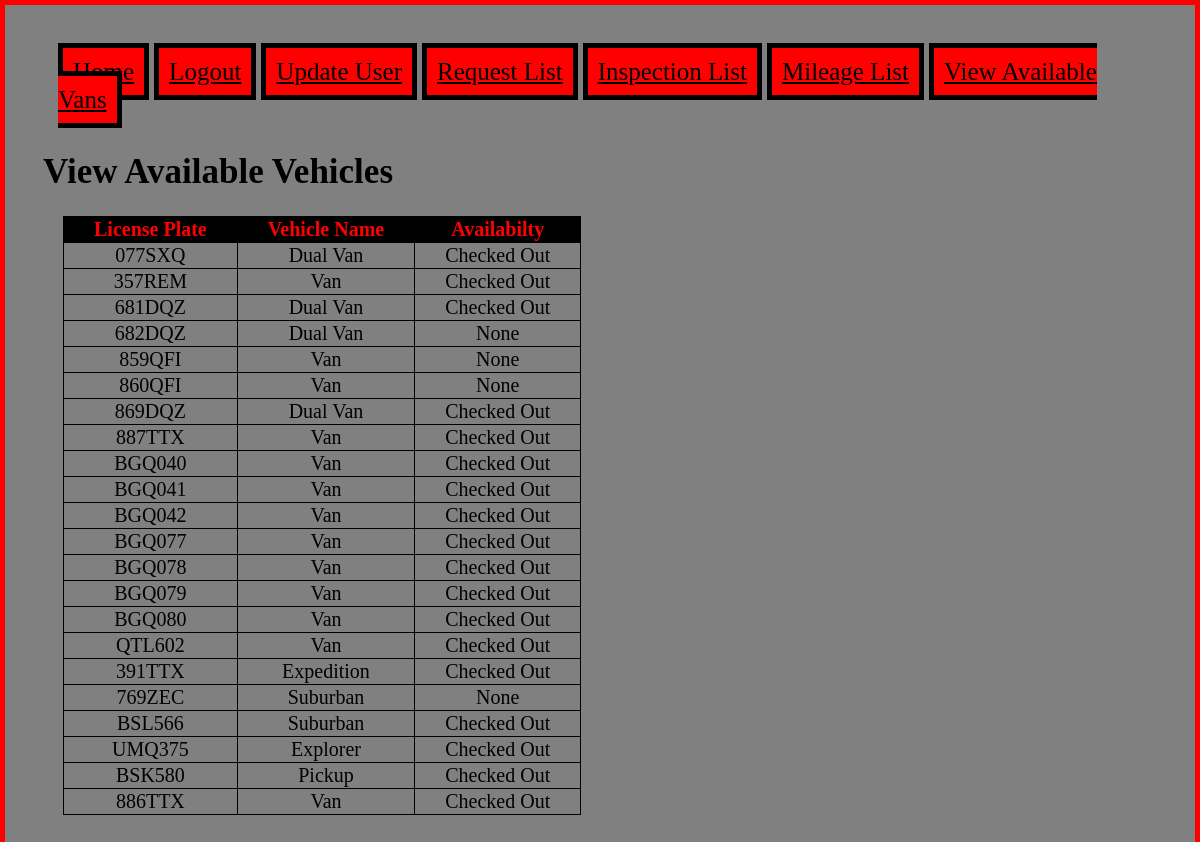
Before: /view_available (signed in) with the older database file.
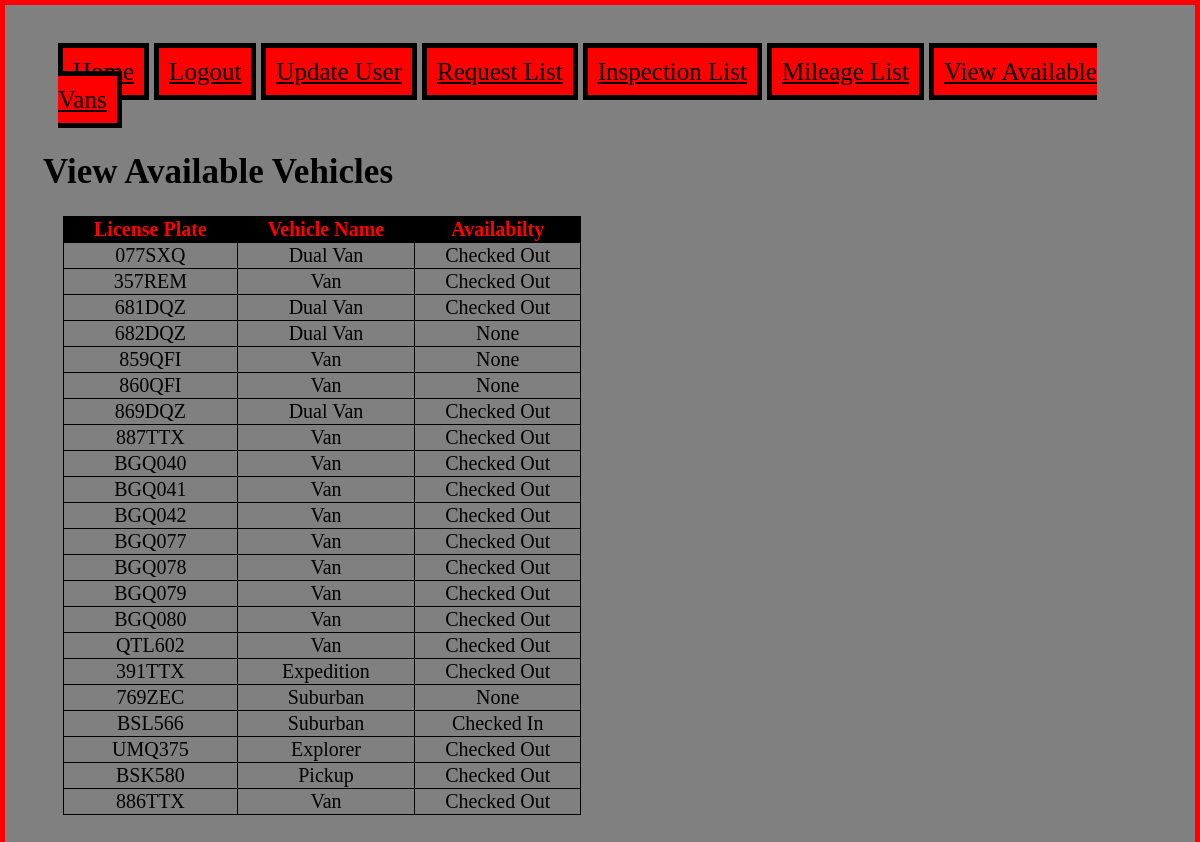
After: the same page with the newer database file.
### app.py (models this page shows)
class Available(UserMixin, db.Model):
    License_Plate = db.Column(db.String,primary_key=True)
    Vehicle_Name = db.Column(db.String(40),nullable=False)
    availability = db.Column(db.String(10),nullable=False)

### app.py (the view)
@app.route('/view_available')
@login_required
def viewAvailable():
    available = Available.query.all()
    return render_template('view_available.html', available = available, userAuth=current_user.is_authenticated)

### app.py (called while the page is built)
@login_manager.user_loader
def load_user(uid):
    return User.query.get(uid)

### templates/view_available.html (shortened to what this page needs)
{% extends "base.html" %}
{% block content %}
<h1>View Available Vehicles<h1>
	<table>
		<th>License Plate</th>
		<th>Vehicle Name</th>
		<th>Availabilty</th>
		{% for available in available %}
		<tr>
			<td>{{ available.License_Plate }}</td>
			<td>{{ available.Vehicle_Name }}</td>
			<td>{{ available.availability }}</td>
		</tr>
		{% endfor %}
	</table>
{% endblock %}

Changed rows visible on the page:
changed Available "BSL566": availability "Checked Out" → "Checked In"
